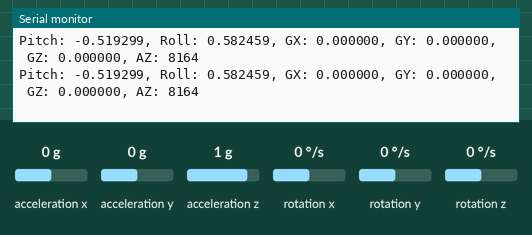
A sketch run on a simulated ESP32. Shown: the last lines printed to the serial monitor. Wiring (inferred from the names in the program): MPU-6050 motion sensor at I2C address 0x68. The inputs (shaded band) are chosen by the test bench; at power-on: acceleration x 0 g, acceleration y 0 g, acceleration z 1 g, rotation x 0 °/s, rotation y 0 °/s, rotation z 0 °/s.

Above: at 8.8 s.
8.9 s: acceleration x set to -1.4 g
At 9.8 s:
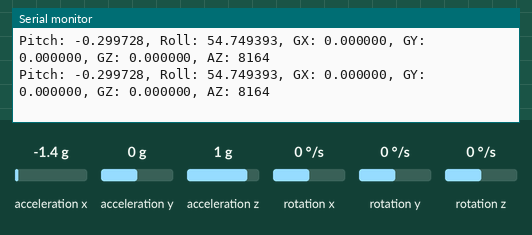
11.9 s: acceleration y set to -1.4 g
At 12.5 s:
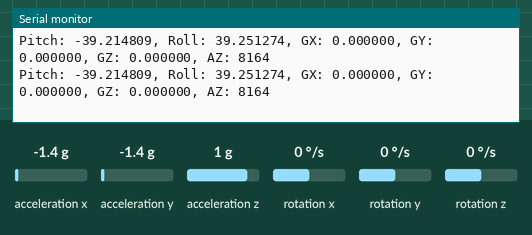
14.9 s: acceleration z set to -1.4 g
At 16.0 s:
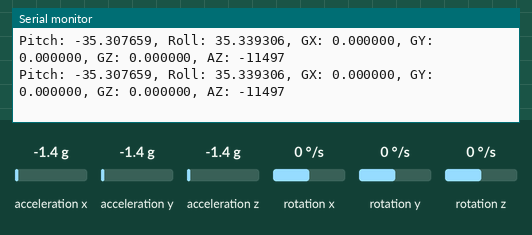
17.9 s: rotation x set to -192 °/s
At 18.9 s:
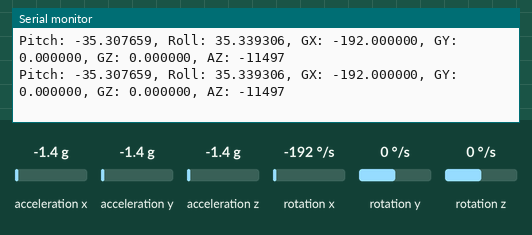
20.9 s: rotation y set to 100 °/s
At 21.6 s:
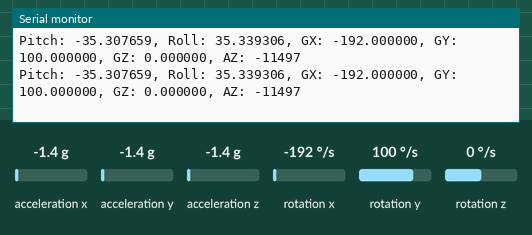
23.9 s: rotation z set to -192 °/s
At 24.4 s:
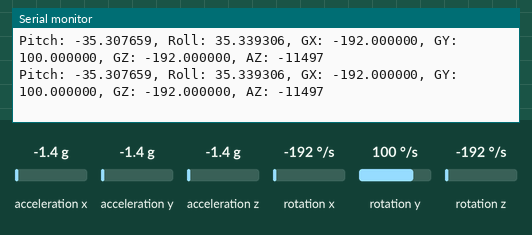
Timing chart, 0 to 26.9 s (numbered marks = the images above; inputs shaded):
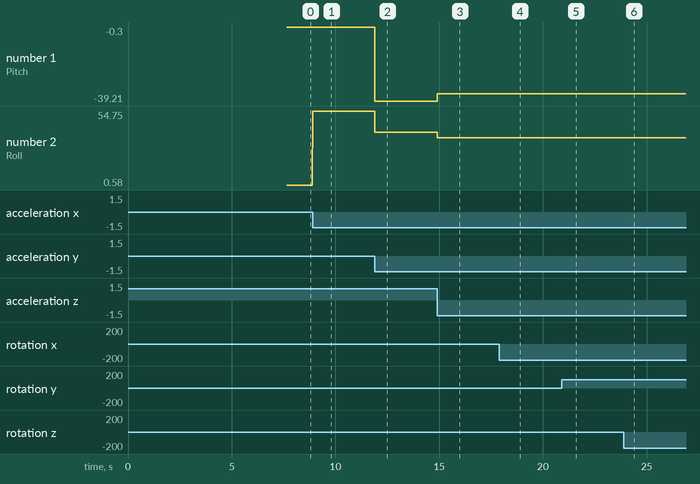

Measured:
- after the input at 8.9 s, the serial monitor: prints a new line at once (image 1)
- after the input at 11.9 s, the serial monitor: prints a new line at once (image 2)
- after the input at 14.9 s, the serial monitor: prints a new line at once (image 3)
- after the input at 17.9 s, the serial monitor: prints a new line at once (image 4)
- after the input at 20.9 s, the serial monitor: prints a new line at once (image 5)
- after the input at 23.9 s, the serial monitor: prints a new line at once (image 6)
- plotted number 1: -0.52 → -0.3 after the input at 8.9 s, -0.3 → -39.21 after the input at 11.9 s, -39.21 → -35.31 after the input at 14.9 s
- plotted number 2: 0.58 → 54.75 after the input at 8.9 s, 54.75 → 39.25 after the input at 11.9 s, 39.25 → 35.34 after the input at 14.9 s

The sketch:

sketch_mar20a.ino
```cpp
// This shall be used to test the IMU MPU 6050

#include <Wire.h>

#define I2C_SDA 11
#define I2C_SCL 10

const uint8_t MPU_ADDR = 0x68;
const int16_t ACCEL_OFFSET_X = -83;
const int16_t ACCEL_OFFSET_Y = -74;
const int16_t ACCEL_OFFSET_Z = -28;

int16_t accX, accY, accZ;
int16_t gyroX, gyroY, gyroZ;
int16_t tempRaw;

float gyroErrorX = 0, gyroErrorY = 0, gyroErrorZ = 0;

void calibrateGyro() {
  // Read the gyro 2000 times to get a solid average
  for (int i = 0; i < 2000; i++) {
    Wire.beginTransmission(MPU_ADDR);
    Wire.write(0x43); // Start of Gyro registers
    Wire.endTransmission(false);
    Wire.requestFrom(MPU_ADDR, (uint8_t)6, (uint8_t)true);

    int16_t gX = (Wire.read() << 8 | Wire.read());
    int16_t gY = (Wire.read() << 8 | Wire.read());
    int16_t gZ = (Wire.read() << 8 | Wire.read());

    // Convert to degrees/s and add to total
    gyroErrorX += (gX / 65.5);
    gyroErrorY += (gY / 65.5);
    gyroErrorZ += (gZ / 65.5);
    delay(3); // Small delay to let sensor hardware keep up
  }

  // Divide by 2000 to get the average offset
  gyroErrorX /= 2000;
  gyroErrorY /= 2000;
  gyroErrorZ /= 2000;
}

void setup() {
  // put your setup code here, to run once:
  Serial.begin(115200);
  Wire.begin(I2C_SDA, I2C_SCL);
  Wire.setClock(400000);

// Wake up the MPU6050 (It starts in sleep mode)
  Wire.beginTransmission(MPU_ADDR);
  Wire.write(0x6B); // PWR_MGMT_1 register
  Wire.write(0x00); // Write 0 to wake it up
  Wire.endTransmission(true);

  // Set Digital Low-Pass Filter (Register 0x1A)
  Wire.beginTransmission(MPU_ADDR);
  Wire.write(0x1A);
  Wire.write(0x04);
  Wire.endTransmission();

  Wire.beginTransmission(MPU_ADDR);
  Wire.write(0x1B); // GYRO_CONFIG register
  Wire.write(0x08); // 0x08 sets it to ±500°/s
  Wire.endTransmission();

  Wire.beginTransmission(MPU_ADDR);
  Wire.write(0x1C); // ACCEL_CONFIG register
  Wire.write(0x08); // 0x08 sets it to ±4g
  Wire.endTransmission();

  calibrateGyro();

}

void loop() {
  // put your main code here, to run repeatedly:
  Wire.beginTransmission(MPU_ADDR);
  Wire.write(0x3B);
  Wire.endTransmission(false);

  // Burst read all 14 bytes (6 for Accel, 2 for Temp, 6 for Gyro)
  Wire.requestFrom(MPU_ADDR, (uint8_t)14, (uint8_t)true);

  // Shift the 8-bit registers into 16-bit integers
  accX    = (Wire.read() << 8 | Wire.read());
  accY    = (Wire.read() << 8 | Wire.read());
  accZ    = (Wire.read() << 8 | Wire.read());
  tempRaw = (Wire.read() << 8 | Wire.read());
  gyroX   = (Wire.read() << 8 | Wire.read());
  gyroY   = (Wire.read() << 8 | Wire.read());
  gyroZ   = (Wire.read() << 8 | Wire.read());

  accX += ACCEL_OFFSET_X;
  accY += ACCEL_OFFSET_Y;
  accZ += ACCEL_OFFSET_Z;

  float gyroRateX = (gyroX / 65.5) - gyroErrorX;
  float gyroRateY = (gyroY / 65.5) - gyroErrorY;
  float gyroRateZ = (gyroZ / 65.5) - gyroErrorZ;
  float accAnglePitch = atan2( accY, sqrt((float)accX * accX + (float)accZ * accZ)) * 57.2958;
  float accAngleRoll  = atan2(-accX, sqrt((float)accY * accY + (float)accZ * accZ)) * 57.2958;

  Serial.printf("Pitch: %f, Roll: %f, GX: %f, GY: %f, GZ: %f, AZ: %d\n", accAnglePitch, accAngleRoll, gyroRateX, gyroRateY, gyroRateZ, accZ);
}
```
